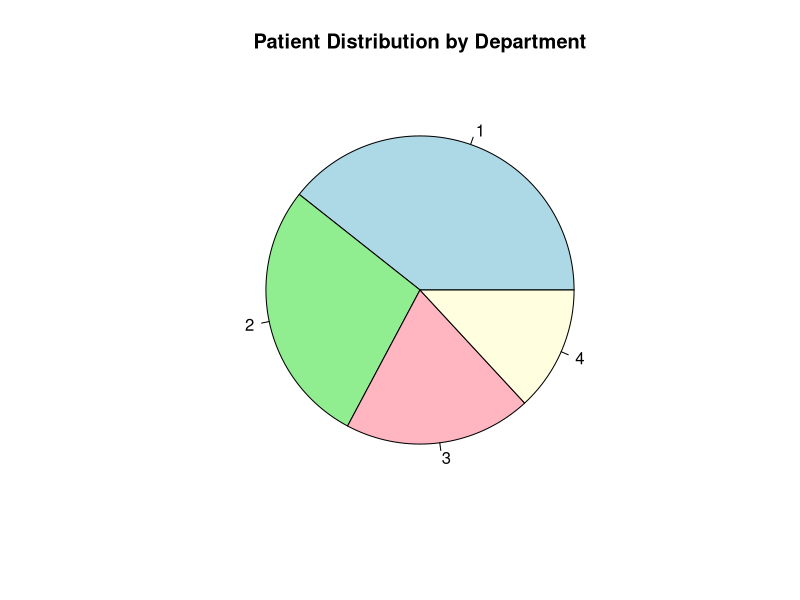

Generate this figure with R:
#pie chart

hospital_data <- data.frame(Department = c("Emergency, Cardiology","Orthopedics","Pediatrics",
                                           "Oncology"), Patients = c(120,85,60,40))

#Calculate proportions
hospital_data$Percentage <- round((hospital_data$Patients/sum(hospital_data$Patients))*100,1)

#Pie Chart
pie(hospital_data$Patients,
    lables = paste(hospital_data$Department,"(",
                   hospital_data$Percentage,"%)",
                   sep = ""),
    col = c("lightblue", "lightgreen","lightpink","lightyellow","lightgray"),
    main = "Patient Distribution by Department")